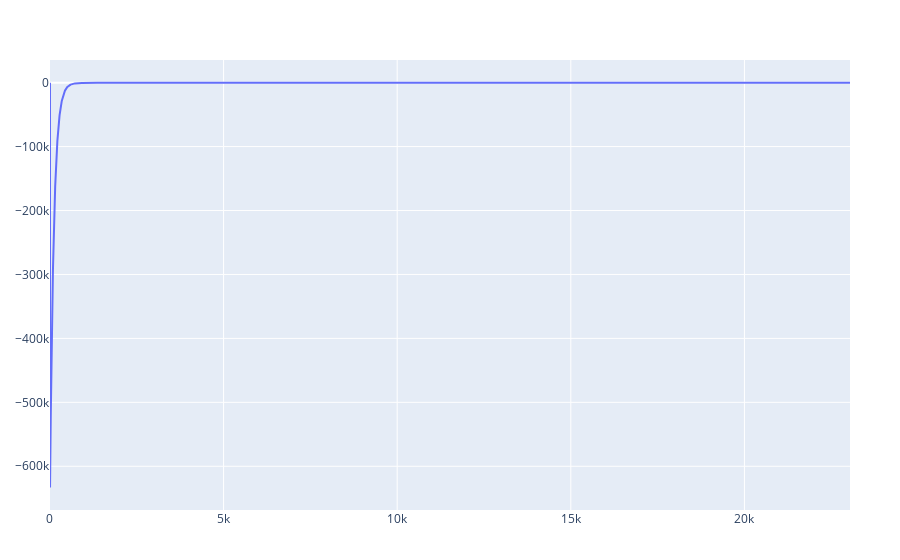

The code cell stored with this chart in its notebook:
### Code cell
PlotlyJS.plot(E_f,   config=PlotConfig(scrollZoom=false))

### Figure 1 — Plotly figure (JSON) as saved in the notebook; plotly's stock layout.template omitted (floating-point values rounded to 4 significant figures; data arrays with more than 128 entries replaced by an {"elided": "..."} marker saying what was removed)
{"data": [{"type": "scatter", "x": {"elided": "23041 int values"}, "y": {"elided": "23041 float values"}}], "layout": {"margin": {"b": 50, "l": 50, "r": 50, "t": 60}}}
